Frame 1 (no input): blank canvas, image omitted
Frame 60 (no input): blank canvas, image omitted
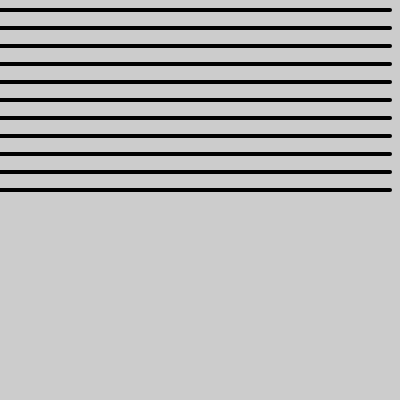
Frame 120 (the mouse pressed at the canvas centre since frame 60)

The p5.js sketch whose frames 1 and 60 were blank and that drew this single picture after the mouse press (run headless with seeded random() and noise() and a simulated clock; from frame 60 on, the mouse is pressed at the canvas centre):

// p5.js sketch
// ── sketch.js
function setup() {
  createCanvas(400, 400);
  strokeWeight(4);
}

function draw() {
  background(204);
  
  for(i = 10; i < mouseY; i = i + 18){
    line(0, i, 390, i);  
  }
}
